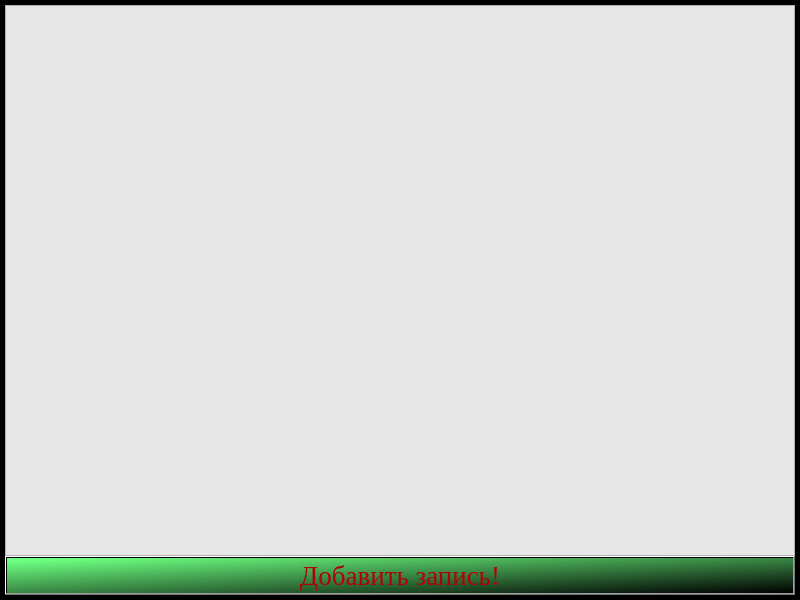
<?xml version="1.0" encoding="UTF-8"?>
<ui version="4.0">
 <class>MainWindow</class>
 <widget class="QMainWindow" name="MainWindow">
  <property name="geometry">
   <rect>
    <x>0</x>
    <y>0</y>
    <width>800</width>
    <height>600</height>
   </rect>
  </property>
  <property name="windowTitle">
   <string>Coffee</string>
  </property>
  <widget class="QWidget" name="centralwidget">
   <property name="minimumSize">
    <size>
     <width>800</width>
     <height>600</height>
    </size>
   </property>
   <property name="styleSheet">
    <string notr="true">background-color: rgb(0, 0, 0);</string>
   </property>
   <layout class="QGridLayout" name="gridLayout">
    <property name="leftMargin">
     <number>5</number>
    </property>
    <property name="topMargin">
     <number>5</number>
    </property>
    <property name="rightMargin">
     <number>5</number>
    </property>
    <property name="bottomMargin">
     <number>5</number>
    </property>
    <property name="spacing">
     <number>0</number>
    </property>
    <item row="0" column="0">
     <widget class="QTableWidget" name="tableWidget">
      <property name="font">
       <font>
        <family>Times New Roman</family>
        <pointsize>20</pointsize>
       </font>
      </property>
      <property name="styleSheet">
       <string notr="true">background-color: rgb(231, 231, 231);</string>
      </property>
      <property name="autoScroll">
       <bool>true</bool>
      </property>
      <property name="dragEnabled">
       <bool>true</bool>
      </property>
      <property name="dragDropOverwriteMode">
       <bool>true</bool>
      </property>
      <property name="alternatingRowColors">
       <bool>false</bool>
      </property>
      <property name="wordWrap">
       <bool>false</bool>
      </property>
      <property name="cornerButtonEnabled">
       <bool>false</bool>
      </property>
     </widget>
    </item>
    <item row="1" column="0">
     <widget class="QPushButton" name="pushButton">
      <property name="font">
       <font>
        <family>Times New Roman</family>
        <pointsize>20</pointsize>
       </font>
      </property>
      <property name="styleSheet">
       <string notr="true">background-color: qlineargradient(spread:pad, x1:0, y1:0, x2:1, y2:1, stop:0.0519324 rgba(108, 255, 128, 255), stop:1 rgba(0, 0, 0, 255));
color: rgb(175, 2, 5);</string>
      </property>
      <property name="text">
       <string>Добавить запись!</string>
      </property>
     </widget>
    </item>
   </layout>
  </widget>
 </widget>
 <resources/>
 <connections/>
</ui>
